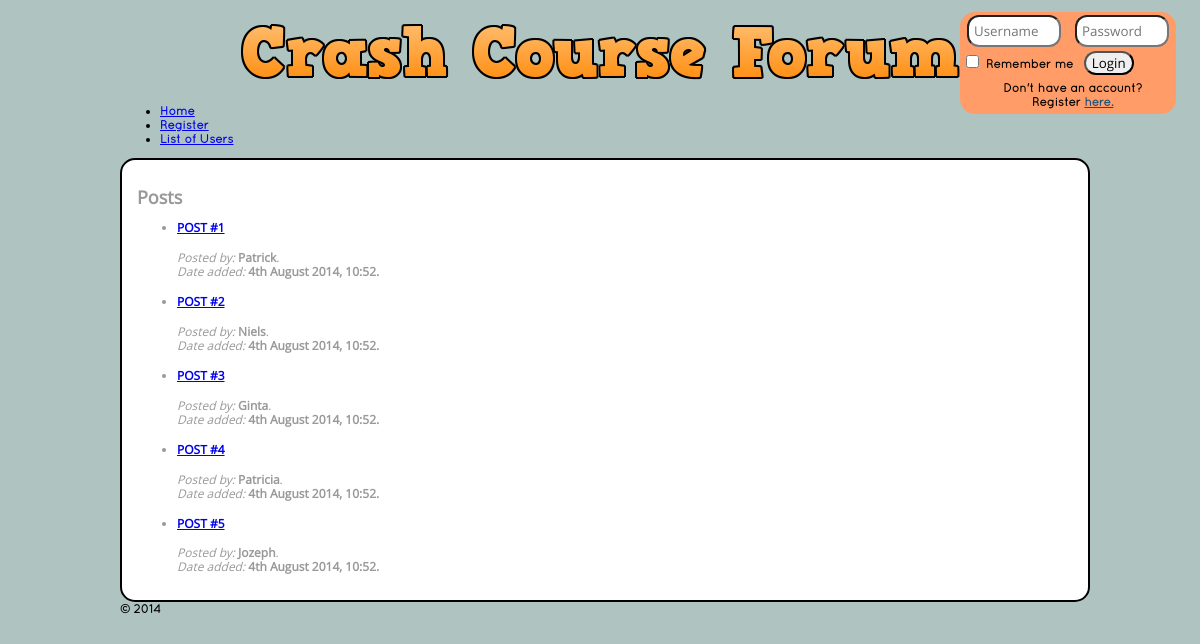
The page / on the database its author committed.
### tables this page shows
create table post
(
author int not null,
clocked datetime not null,
content varchar(256),
subject varchar(128),
primary key(author, clocked),
foreign key(author) references user(uid)
);

create table user 
(
uid int not null auto_increment,
alias varchar(16) not null,
pwd blob not null,
lastonline datetime not null,
type enum('A', 'O'),
primary key(uid),
unique(alias)
);

### functions.php (the view, shortened to what this page needs)
<?php
function loadPosts() {
	printf("<h2>Posts</h2>");
	$sql = "SELECT p.author, p.clocked, p.content, p.subject from post p where not exists (select * from thread t where p.author = t.author and p.clocked = t.clocked)";
	$sql2 = "select alias from user where uid=%s";
	$query = sendQuery($sql);
	printf("<ul>");
	while($row = $query->fetch_row()) {
		$s = sprintf($sql2, $row[0]);
		$query2 = sendQuery($s);
		$row2 = $query2->fetch_row();
		printf("<li><h4><a href='index.php?loc=showpost&pa=%s&pd=%s'>%s</a></h4><span class='postauthor'><i>Posted by: </i><b>%s</b>.<br><i>Date added: </i><b>%s.</b></li>", $row[0],$row[1], $row[3], $row2[0], date("jS F Y, H:i", strtotime($row[1])) );
	}
	printf("</ul>");
}
function sendQuery($query) {
try {
$mysqli = new mysqli(HOST,USER, UPWD, DBNAME);
	$result = $mysqli->query($query);
return $result;
} catch (Exception $e) {
	if(isset($_GET['debug'])) {
		echo "Debug mode on.<br>".$e->getMessage();
		return false;
	}
}
}
?>

### index.php (shortened to what this page needs)
<?php
include('functions.php');
?>
<!doctype html>
<html>
<head>
<link rel="stylesheet" type="text/css" href="style.css">
<link rel="stylesheet" href="http://yui.yahooapis.com/pure/0.5.0/pure-min.css">
</head>
<body>
<div id="wrapper">
  <header>
    <div id="logo"> <img src="logo.png" style="margin: 2em auto;
display: block;"> </div>
    <nav>
      <div class="pure-menu pure-menu-open pure-menu-horizontal">
        <ul>
          <li><a href="index.php">Home</a></li>
          <?php if(isset($_SESSION['logged'])): ?>
          <li><a href="index.php?loc=newpost">New Post</a></li>
          <?php if($_SESSION['type'] === 'A'): ?>
          <li><a href="index.php?loc=panel">Admin Panel</a></li>
          <?php else: ?>
          <li><a href="index.php?loc=panel">User Panel</a></li>
          <?php endif; ?>
          <li><a href="index.php?loc=users">List of Users</a></li>
          <li><a href="logout.php?f=y">Logout</a></li>
          <?php else: ?>
          <li><a href="index.php?loc=register">Register</a></li>
          <li><a href="index.php?loc=users">List of Users</a></li>
          <?php endif; ?>
        </ul>
      </div>
      <article id="logbox">
        <?php
 if(isset($_SESSION['logged'])):
 ?>
        <section id="loggedonbox">
          <p>You are logged in as <?php echo $_SESSION['logged']; ?>.
            <?php if($_SESSION['type'] === 'A') echo '<br>You are an Admin.'; ?>
          <form class="form" id="logoutform" method="post" action="">
            <input type="submit" value="Logout">
          </form>
        </section>
        <?php else: ?>
        <section id="loginbox">
          <form class="form" id="loginform" method="post" action="">
            <input type="text" id="username" name="username" placeholder="Username" required>
            <input type="password" name="upwd" id="upwd" placeholder="Password" required>
            <span>
            <input type="checkbox" name="remember_login" id="remember_login">
            <label for="remember_login">Remember me</label>
            </span>
            <input type="submit" value="Login">
          </form>
          <p>Don't have an account?<br>
            Register <a href="index.php?loc=register">here.</a></p>
        </section>
        <?php endif; ?>
      </article>
    </nav>
  </header>
  <section>
    <div id="phpdiv">
    <?php
	if(!isset($_GET['loc'])) {
	loadPosts();
	}?>
    </div>
  </section>
  <footer>&copy; 2014</footer>
</div>
</body>
</html>

### style.css (style rules this page uses)
html, button, input, select, textarea { font-family: "open" !important; }
#loginbox a { color: #1a5076; }
body { background-color: #afc3c1; font: 600 12px/14px "qs", Verdana, sans-serif; }
#wrapper { width: 960px; margin: 0 auto; }
#phpdiv { border: 2px black solid; border-radius: 15px; width: calc(100% - 2em); min-height: 350px; color: #999; font: 400 12px/14px 'open'; background: #FFF; padding: 15px; }
#logbox { position: fixed; top: 1em; left: calc(100% - 20em); width: auto; height: auto; border-radius: 15px; background: #ff9c68; }
.form input[type="text"], .form input[type="password"], .form input[type="email"] { border-radius: 12px; width: 6em; padding: 0.4em; margin: 0.2em 0.5em 0.2em; float: left; }
.form input[type="submit"] { border-radius: 12px; margin: 0.1em 0.6em; float: left; }
#loginform span { margin: 0.2em; float: left; }
#logbox p { width: 100%; text-align: center; margin: 0.4em; }
.pure-menu.pure-menu-open, .pure-menu.pure-menu-horizontal li .pure-menu-children { background: none !important; }

### rows shown on the page
post: subject "POST #1", author.alias "Patrick", clocked "4th August 2014, 10:52"
post: subject "POST #2", author.alias "Niels", clocked "4th August 2014, 10:52"
post: subject "POST #3", author.alias "Ginta", clocked "4th August 2014, 10:52"
post: subject "POST #4", author.alias "Patricia", clocked "4th August 2014, 10:52"
post: subject "POST #5", author.alias "Jozeph", clocked "4th August 2014, 10:52"
